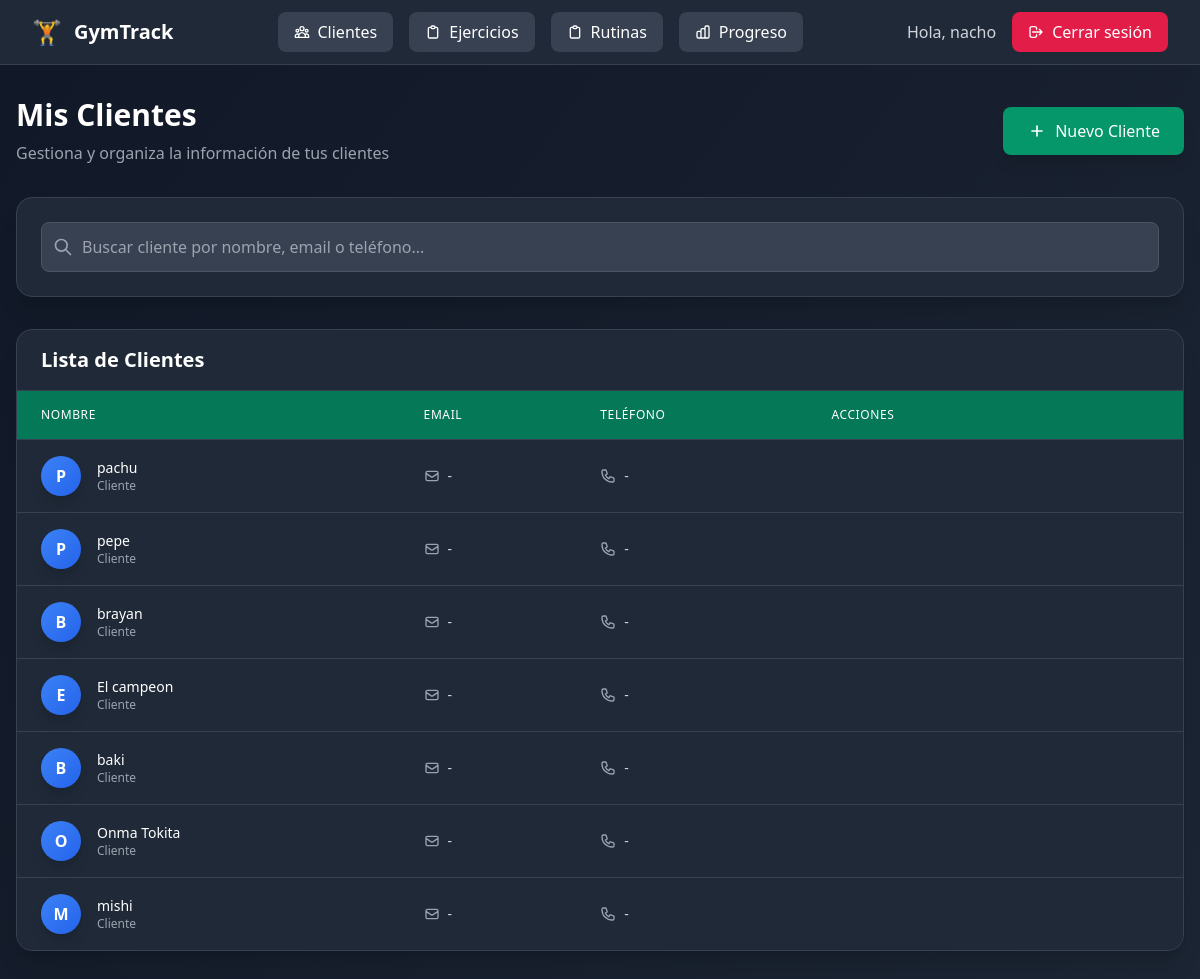
Screenshot of /clientes/ (signed in) with the database file from the repository.
### usuarios/models.py (models this page shows, shortened)
class Usuario(AbstractUser):
    ROLES = (
        ("entrenador", "Entrenador"),
        ("admin", "Administrador"),
    )
    rol = models.CharField(max_length=20, choices=ROLES, default="entrenador")

### clientes/models.py (models this page shows, shortened)
class Cliente(models.Model):
    entrenadores = models.ManyToManyField(settings.AUTH_USER_MODEL, related_name="clientes")
    nombre = models.CharField(max_length=100)
    edad = models.PositiveIntegerField(null=True, blank=True)
    altura_cm = models.PositiveIntegerField(null=True, blank=True)
    peso_kg = models.FloatField(null=True, blank=True)
    lesiones = models.TextField(blank=True, help_text="Anotar lesiones o complicaciones")

### clientes/views.py (the view)
# urls.py: path("", ClienteListaView.as_view(), name="lista"),
class ClienteListaView(LoginRequiredCustomMixin, RolRequiredMixin, EntrenadorQuerysetMixin, ListView):
    model = Cliente
    template_name = "clientes/lista.html"
    context_object_name = "clientes"
    rol_permitido = "entrenador"  # 👈 solo entrenadores

### usuarios/mixins.py (called while the page is built)
    def test_func(self):
        user = self.request.user
        if not user.is_authenticated:
            return False
        if self.rol_permitido:
            return user.rol == self.rol_permitido
        return False

    def get_queryset(self):
        qs = super().get_queryset()
        user = self.request.user
        if user.is_superuser:
            return qs
        if hasattr(self.model, "cliente"):
            return qs.filter(cliente__entrenadores=user).distinct()
        if hasattr(self.model, "entrenadores"):
            return qs.filter(entrenadores=user).distinct()
        return qs.none()

### clientes/templates/clientes/lista.html (shortened to what this page needs)
{% extends "base.html" %}
{% block content %}
<div class="min-h-screen bg-gradient-to-br from-gray-900 to-gray-800 py-8 px-4">
  <div class="max-w-7xl mx-auto">
    <div class="flex flex-col sm:flex-row justify-between items-start sm:items-center mb-8 gap-4">
      <div>
        <h1 class="text-3xl font-bold text-white mb-2">Mis Clientes</h1>
        <p class="text-gray-400">Gestiona y organiza la información de tus clientes</p>
      </div>
      <a href="{% url 'clientes:crear' %}" class="inline-flex items-center px-6 py-3 bg-emerald-600 hover:bg-emerald-500 text-white font-medium rounded-lg transition-colors shadow-lg">
        <svg class="w-5 h-5 mr-2" fill="none" stroke="currentColor" viewBox="0 0 24 24">
          <path stroke-linecap="round" stroke-linejoin="round" stroke-width="2" d="M12 6v6m0 0v6m0-6h6m-6 0H6"></path>
        </svg>
        Nuevo Cliente
      </a>
    </div>
    <div class="bg-gray-800 rounded-2xl shadow-xl border border-gray-700 p-6 mb-8">
      <div class="relative">
        <div class="absolute inset-y-0 left-0 pl-3 flex items-center pointer-events-none">
        </div>
        <input
          type="text"
          id="buscadorClientes"
          class="block w-full pl-10 pr-4 py-3 bg-gray-700 border border-gray-600 rounded-lg text-white placeholder-gray-400 focus:outline-none focus:ring-2 focus:ring-emerald-500 focus:border-transparent"
          placeholder="Buscar cliente por nombre, email o teléfono..."
        />
      </div>
    </div>
    <div class="bg-gray-800 rounded-2xl shadow-xl border border-gray-700 overflow-hidden">
      <div class="px-6 py-4 border-b border-gray-700">
        <h2 class="text-xl font-bold text-white">Lista de Clientes</h2>
      </div>
      <div class="overflow-x-auto">
        <table class="min-w-full divide-y divide-gray-700">
          <thead class="bg-emerald-700">
            <tr>
              <th class="px-6 py-4 text-left text-xs font-medium text-white uppercase tracking-wider">Nombre</th>
              <th class="px-6 py-4 text-left text-xs font-medium text-white uppercase tracking-wider">Email</th>
              <th class="px-6 py-4 text-left text-xs font-medium text-white uppercase tracking-wider">Teléfono</th>
              <th class="px-6 py-4 text-left text-xs font-medium text-white uppercase tracking-wider">Acciones</th>
            </tr>
          </thead>
          <tbody class="bg-gray-800 divide-y divide-gray-700" id="tablaClientes">
            {% for cliente in clientes %}
            <tr class="hover:bg-gray-750 transition-colors group">
              <td class="px-6 py-4 whitespace-nowrap">
                <div class="flex items-center">
                  <div class="flex-shrink-0 h-10 w-10 bg-gradient-to-br from-blue-500 to-blue-600 rounded-full flex items-center justify-center text-white font-bold shadow-lg">
                    {{ cliente.nombre|slice:":1"|upper }}
                  </div>
                  <div class="ml-4">
                    <div class="text-sm font-medium text-white">{{ cliente.nombre }}</div>
                    <div class="text-xs text-gray-400">Cliente</div>
                  </div>
                </div>
              </td>
              <td class="px-6 py-4 whitespace-nowrap">
                <div class="text-sm text-gray-300 flex items-center">
                  <svg class="w-4 h-4 mr-2 text-gray-400" fill="none" stroke="currentColor" viewBox="0 0 24 24">
                    <path stroke-linecap="round" stroke-linejoin="round" stroke-width="2" d="M3 8l7.89 5.26a2 2 0 002.22 0L21 8M5 19h14a2 2 0 002-2V7a2 2 0 00-2-2H5a2 2 0 00-2 2v10a2 2 0 002 2z"></path>
                  </svg>
                  {{ cliente.email|default:"-" }}
                </div>
              </td>
              <td class="px-6 py-4 whitespace-nowrap">
                <div class="text-sm text-gray-300 flex items-center">
                  {{ cliente.telefono|default:"-" }}
                </div>
              </td>
              <td class="px-6 py-4 whitespace-nowrap">
              </td>
            </tr>
            {% endfor %}
          </tbody>
        </table>
      </div>
    </div>
  </div>
</div>
{% endblock %}

### templates/base.html (shortened to what this page needs)
<!DOCTYPE html>
<html lang="es">
  <head>
    <script src="https://cdn.tailwindcss.com"></script>
  </head>
  <body class="bg-gradient-to-br from-gray-900 to-gray-800 min-h-screen">
    <nav class="bg-gray-800 border-b border-gray-700 shadow-lg">
      <div class="max-w-7xl mx-auto px-4 sm:px-6 lg:px-8">
        <div class="flex justify-between items-center h-16">
          <div class="flex items-center">
            <a href="/" class="flex items-center space-x-3 text-xl font-bold text-white hover:text-emerald-400 transition-colors">
              <span class="text-2xl">🏋️</span>
              <span class="hidden sm:inline">GymTrack</span>
            </a>
          </div>
          <div class="hidden md:flex items-center space-x-4">
            <a href="{% url 'clientes:lista' %}" class="inline-flex items-center px-4 py-2 bg-gray-700 hover:bg-gray-600 text-white font-medium rounded-lg transition-colors">
              Clientes
            </a>
            <a href="{% url 'ejercicios:lista' %}" class="inline-flex items-center px-4 py-2 bg-gray-700 hover:bg-gray-600 text-white font-medium rounded-lg transition-colors">
              <svg class="w-4 h-4 mr-2" fill="none" stroke="currentColor" viewBox="0 0 24 24">
                <path stroke-linecap="round" stroke-linejoin="round" stroke-width="2" d="M9 5H7a2 2 0 00-2 2v12a2 2 0 002 2h10a2 2 0 002-2V7a2 2 0 00-2-2h-2M9 5a2 2 0 002 2h2a2 2 0 002-2M9 5a2 2 0 012-2h2a2 2 0 012 2"></path>
              </svg>
              Ejercicios
            </a>
            <a href="{% url 'rutinas:lista' %}" class="inline-flex items-center px-4 py-2 bg-gray-700 hover:bg-gray-600 text-white font-medium rounded-lg transition-colors">
              <svg class="w-4 h-4 mr-2" fill="none" stroke="currentColor" viewBox="0 0 24 24">
                <path stroke-linecap="round" stroke-linejoin="round" stroke-width="2" d="M9 5H7a2 2 0 00-2 2v12a2 2 0 002 2h10a2 2 0 002-2V7a2 2 0 00-2-2h-2M9 5a2 2 0 002 2h2a2 2 0 002-2M9 5a2 2 0 012-2h2a2 2 0 012 2"></path>
              </svg>
              Rutinas
            </a>
            <a href="{% url 'progreso:index' %}" class="inline-flex items-center px-4 py-2 bg-gray-700 hover:bg-gray-600 text-white font-medium rounded-lg transition-colors">
              Progreso
            </a>
          </div>
          <div class="hidden md:flex items-center space-x-4">
            {% if user.is_authenticated %}
              <span class="text-gray-300 font-medium">Hola, {{ user.username }}</span>
              <a href="{% url 'usuarios:logout' %}" class="inline-flex items-center px-4 py-2 bg-rose-600 hover:bg-rose-500 text-white font-medium rounded-lg transition-colors">
                <svg class="w-4 h-4 mr-2" fill="none" stroke="currentColor" viewBox="0 0 24 24">
                  <path stroke-linecap="round" stroke-linejoin="round" stroke-width="2" d="M17 16l4-4m0 0l-4-4m4 4H7m6 4v1a3 3 0 01-3 3H6a3 3 0 01-3-3V7a3 3 0 013-3h4a3 3 0 013 3v1"></path>
                </svg>
                Cerrar sesión
              </a>
            {% endif %}
          </div>
        </div>
      </div>
    </nav>
    <main class="flex-1">
      {% block content %}{% endblock %}
    </main>
  </body>
</html>

### rows the page displays
Usuario: username "nacho"
Cliente: nombre "P", nombre "pachu", email "-", telefono "-"
Cliente: nombre "P", nombre "pepe", email "-", telefono "-"
Cliente: nombre "B", nombre "brayan", email "-", telefono "-"
Cliente: nombre "E", nombre "El campeon", email "-", telefono "-"
Cliente: nombre "B", nombre "baki", email "-", telefono "-"
Cliente: nombre "O", nombre "Onma Tokita", email "-", telefono "-"
Cliente: nombre "M", nombre "mishi", email "-", telefono "-"
